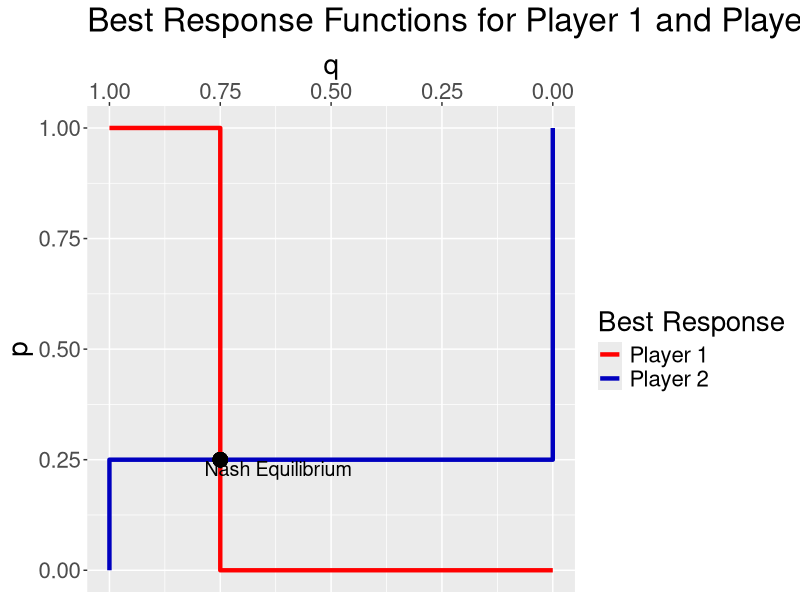

Here is the R script that generated this plot:
library("tidyverse")
BR = tibble(Best_Response = c(rep("Player 1", 4), rep("Player 2", 4)), 
            p = c(1,1,0,0,1,.25,.25,0), 
            q = c(1,.75,.75,0,0,0,1,1))

ggplot(data = BR, aes(x = q, y = p, color = Best_Response))+
  geom_path(size = 1.5)+
  scale_x_reverse(position = "top")+
  theme(text = element_text(size = 20))+
  ggtitle("Best Response Functions for Player 1 and Player 2")+
  scale_color_manual(name = "Best Response", values = c("Player 1" = rgb(1,0,0), "Player 2" = rgb(0,0,.75)))+
  geom_point(aes(x = .75, y = .25, size = 1.5), color = "black")+
  guides(size = FALSE) +
  annotate("text", x = .62, y = .23, size = 5, label = "Nash Equilibrium")
